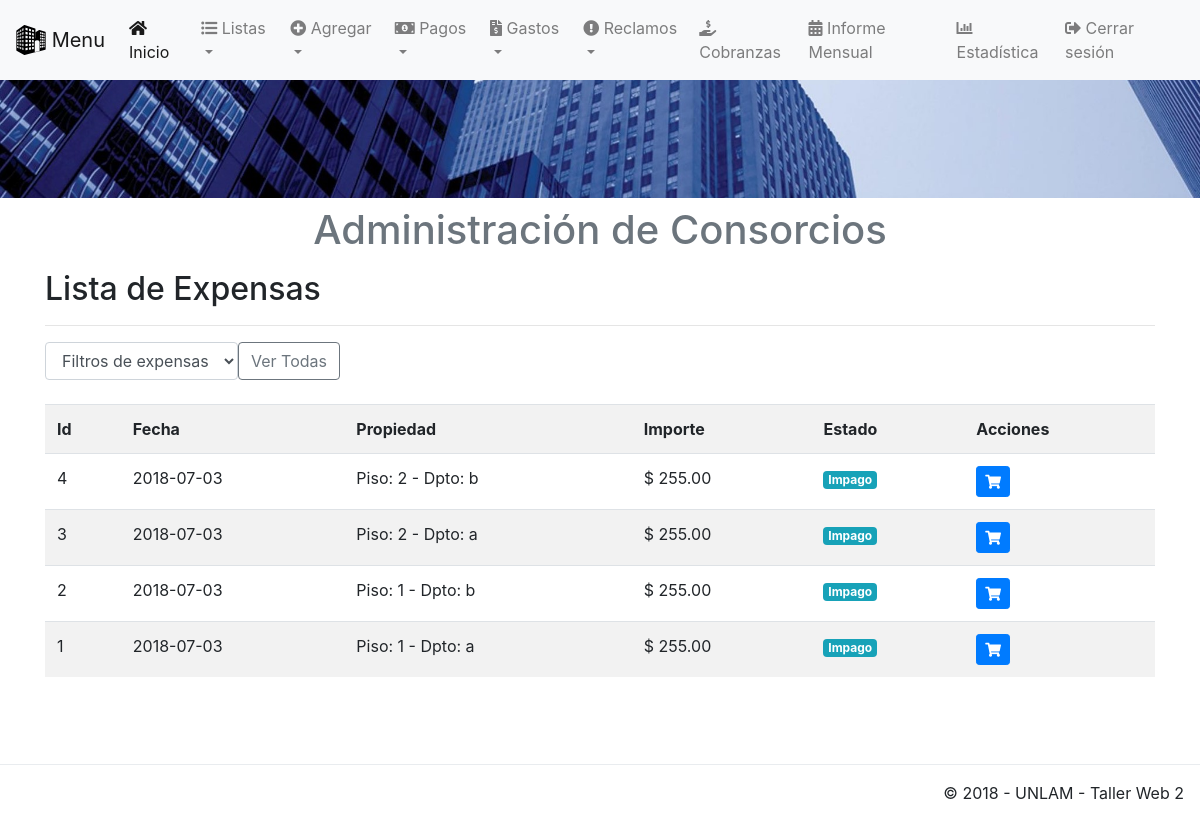
Page /app/view/listaExpensas.php (signed in) on the committed database.
### tables this page shows
CREATE TABLE `expensa` (
  `idExpensa` int(11) UNSIGNED NOT NULL,
  `idLiquidacion` int(11) UNSIGNED DEFAULT NULL,
  `idPropiedad` int(11) UNSIGNED DEFAULT NULL,
  `importe` decimal(12,2) UNSIGNED NOT NULL,
  `fecha` date NOT NULL,
  `vencimiento` date DEFAULT NULL,
  `estado` varchar(50) DEFAULT NULL
);

CREATE TABLE `propiedad` (
  `idPropiedad` int(11) UNSIGNED NOT NULL,
  `idUsuarios` int(11) UNSIGNED DEFAULT NULL,
  `porcentajeParticipacion` int(3) UNSIGNED NOT NULL,
  `piso` int(3) NOT NULL,
  `departamento` varchar(1) NOT NULL,
  `unidadFuncionalLote` varchar(50) NOT NULL,
  `idConsorcio` int(11) UNSIGNED DEFAULT NULL
);

### app/view/listaExpensas.php (the view, shortened to what this page needs)
<!DOCTYPE html>
<html lang="es"
<?php include('template/head.php'); ?>
    <body>
    <?php
        include('template/nav.php');
        include('template/header.php'); ?>
        <div class="container">
		<div class="content">
			<h2>Lista de Expensas</h2>
			<hr />
			<form class="form-inline" method="get">
				<div class="form-group">
					<select name="filter" class="form-control" onchange="form.submit()" id="filtro">
						<option value="0">Filtros de expensas</option>
						<?php $filter = (isset($_GET['filter']) ? strtolower(mysqli_real_escape_string($conexion, (strip_tags($_GET["filter"], ENT_QUOTES)))) : NULL);  ?>
					</select>
						<button onclick="document.getElementById('filtro').selectedIndex = 0;" role="button" aria-pressed="true" class="btn btn-outline-secondary">Ver Todas</button>
				</div>
			</form>
			<br/>
			<div class="table-responsive">
			<table class="table table-striped table-hover">
				<tr>
					<th>Id</th>
					<th>Fecha</th>
					<th>Propiedad</th>
                    <th>Importe</th>
                    <th>Estado</th>
                    <th>Acciones</th>
				</tr>
				<?php
				$idUsuario = $_SESSION['idUsuario'];
				$sql = mysqli_query($conexion,
				"SELECT *
				FROM expensa
				JOIN propiedad ON expensa.idPropiedad = propiedad.idPropiedad
				WHERE propiedad.idPropiedad='$idUsuario'") or die(mysqli_error($conexion));
				if (isset($_SESSION['admin']) || isset($_SESSION['operador'])) {
					if ($filter) {
						$sql = mysqli_query($conexion,
						"SELECT *
						FROM expensa
						JOIN propiedad ON expensa.idPropiedad = propiedad.idPropiedad
						WHERE expensa.estado='$filter'
						ORDER BY expensa.idExpensa DESC") or die(mysqli_error($conexion));
					} else {
						$sql = mysqli_query($conexion,
						"SELECT *
						FROM expensa
						JOIN propiedad ON expensa.idPropiedad = propiedad.idPropiedad
						ORDER BY expensa.idExpensa DESC") or die(mysqli_error($conexion));
					}
				}
				if (mysqli_num_rows($sql) == 0) {
					echo '<tr><td colspan="8">No hay expensas a listar.</td></tr>';
				} else {
					while ($row = mysqli_fetch_assoc($sql)) {
						echo '
						<tr>
							<td>'.$row['idExpensa'].'</td>
							<td>'.$row['fecha'].'</td>
							<td>Piso: '.$row['piso'].' - Dpto: '.$row['departamento'].'</td>
							<td>$ '.$row['importe'].'</td>
							<td>';
							$estado = $row['estado'];
							switch ($estado) {
								case "Impago":
									$badgeColor = "info";
									break;
							}
							echo '<span class="badge badge-'.$badgeColor.'">'.$estado.'</span></td>';
							echo '<td>';
							if ($estado != "Pago") {
								echo '<a href="abm/pagarExpensa.php?id='.$row['idExpensa'].'" title="Pagar" class="btn btn-primary btn-sm"><span class="fas fa-shopping-cart" aria-hidden="true"></span></a>';
							}else{
                                echo '<a href="getPDF.php?id='.$row['idExpensa'].'" title="PDF" class="btn btn-primary btn-sm"><span class="fas fa-download" aria-hidden="true"></span></a>';
                            }
							echo '</td>';
					}
				}
				?>
			</table>
			</div>
		</div>
	</div><center>
    <div class="corte">
    </div>
    <?php include('template/footer.php'); ?>
    </body>
</html>

### public/css/all.css (style rules this page uses)
.fa,.fab,.fal,.far,.fas { -moz-osx-font-smoothing:grayscale;-webkit-font-smoothing:antialiased;display:inline-block;font-style:normal;font-variant:normal;text-rendering:auto;line-height:1 }
.fa-shopping-cart:before { content:"\f07a" }
.fa,.far,.fas { font-family:"Font Awesome 5 Free" }
.fa,.fas { font-weight:900 }

### public/css/estilos.css (style rules this page uses)
.corte { width: 100%; clear: both; height: 9rem; }

### rows in the picture
expensa: idExpensa "4", fecha "2018-07-03", idPropiedad.piso "2", idPropiedad.departamento "b", importe "255.00", estado "Impago"
expensa: idExpensa "3", fecha "2018-07-03", idPropiedad.piso "2", idPropiedad.departamento "a", importe "255.00", estado "Impago"
expensa: idExpensa "2", fecha "2018-07-03", idPropiedad.piso "1", idPropiedad.departamento "b", importe "255.00", estado "Impago"
expensa: idExpensa "1", fecha "2018-07-03", idPropiedad.piso "1", idPropiedad.departamento "a", importe "255.00", estado "Impago"
